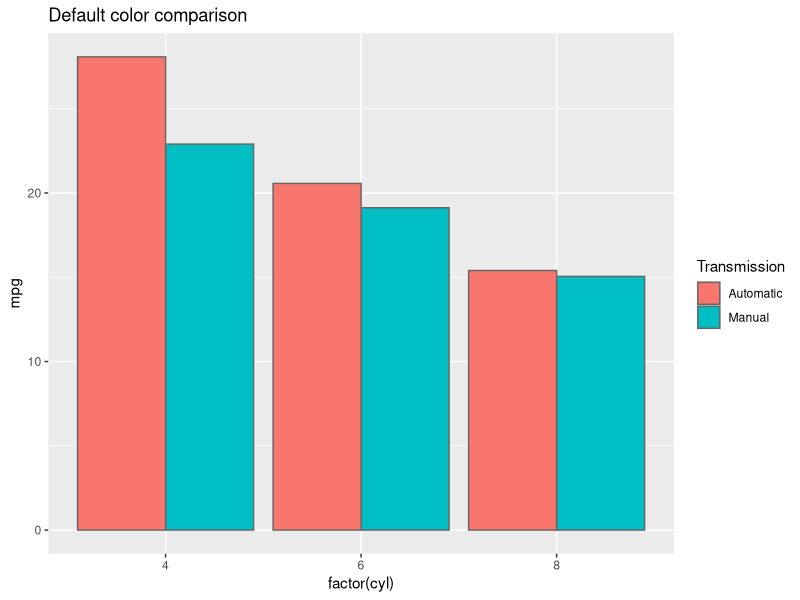

Write R code to recreate this figure.
library(tidyverse)

# Get an average value for MPG for cyl (number of cylinders) and am (transmission type (automatic or manual))
avg_mpg <- mtcars %>%
        group_by(cyl, am) %>%
        summarize_at(vars(mpg),list(mpg=mean))

avg_mpg

avg_mpg$Transmission = as.character(avg_mpg$am)
avg_mpg[avg_mpg$am==0,]$Transmission='Manual'
avg_mpg[avg_mpg$am==1,]$Transmission='Automatic'
p2 <- ggplot(avg_mpg, aes(factor(cyl), mpg, fill = Transmission)) +
        geom_bar(stat = "identity", position = "dodge", color = "grey40") +
        ggtitle("Default color comparison")
p2



